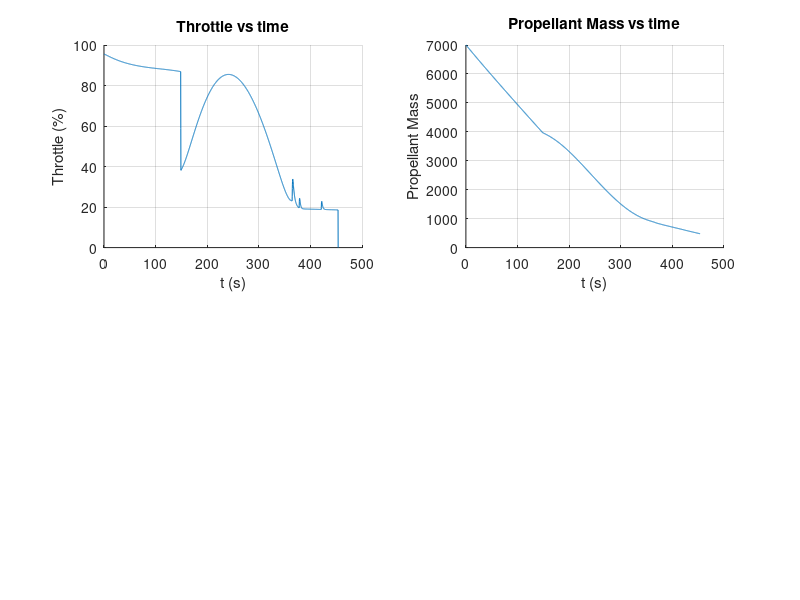
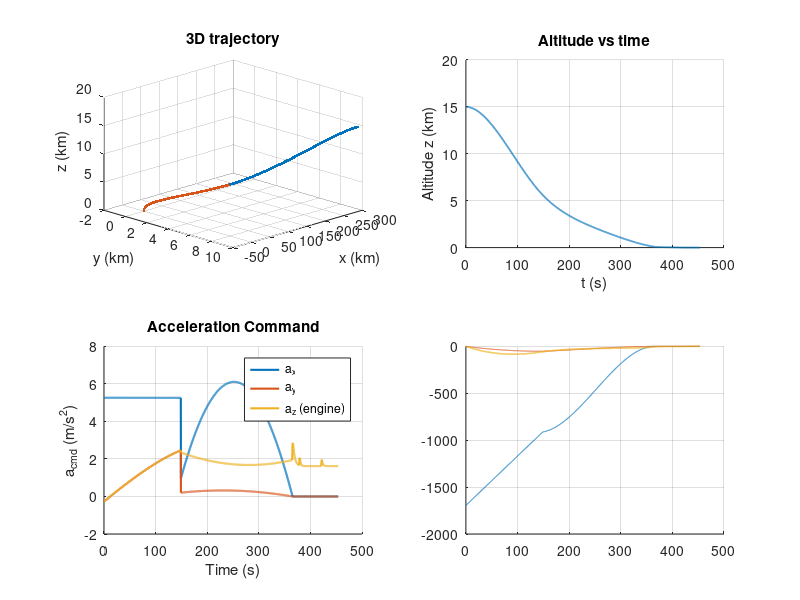

Reproduce these figures in MATLAB, in order. (Note: this script raises an error after producing the figures.)
%% Lunar Powered Descent Guidance (3D) — braking, approach, vertical
% Implements the polynomial guidance laws from Sostaric & Rea
% - Phase 1 (Braking)
% - Phase 2 (Approach)
% - Phase 3 (Vertical


clear; clc;

%% ===== General parameters =====
g_moon = 1.62;        % m/s^2
dt      = 0.2;        % integration step (s) — can be increased if t_go is long
rng('default');

% Initial state (start of PHASE 1 - Braking). Adjust to your case.
x0  = 2.886e5;        % initial downrange to target (m)
z0  = 15e3; 
y0  = 10e3; 
% initial altitude (m)
vx0 = -1695;          % horizontal speed toward target (m/s) (negative if x decreases)
vz0 = 0;  
vy0=0 ;               % vertical descending speed (m/s, negative downward)

% Optional command limits (disable by setting [] )
amax_x = [];          % m/s^2  (e.g., 5)
amax_z = [];          % m/s^2  (e.g., 5)
amax_y = [];

%% ===== Phase targets and durations (adapt as needed) =====
% Phase 1 (Braking) -> conditions close to Apollo-like approach start
x1_t  = 1.833e4;   y1_t  = 0;     z1_t  = 5.607e3   % 
vx1_t = -169.931;    vy1_t =  0;    vz1_t = -58.301;      % m/s

Tgo1  = max(10, (x1_t - x0) / (0.5*(vx0 + vx1_t)));         % s (allocated duration for braking phase)

% Phase 2 (Approach) -> bring vehicle vertical over site at 100 m
x2_t   = 0;           % m  (vertical over the site)
z2_t   = 100;        % m
y2_t=0;

vx2_t  = 0;           % m/s (cancel horizontal speed)
vy2_t=0;
vz2_t  = -8;        % m/s (target for entering vertical phase)
Tgo2  = max(10, (x2_t - x1_t) / (0.5*(vx1_t + vx2_t)));
ax2_t  = 0;           % m/s^2 (target zero horizontal acceleration)
ay2_t=0;
az2_t  = 1.2*g_moon;  % m/s^2 (target vertical engine accel ~1.2 g_moon)

% Phase 3 (Vertical) -> final constant descent
az3_cmd = 1.2*g_moon; % m/s^2
vx_tol_touch = 0.5;   % m/s (horizontal tolerance at touchdown)
vy_tol_touch=0.5;
vz_target_touch = -1.0; % m/s (target touchdown speed ~ -1 m/s)

%% ===== Utilities =====
clip = @(u,umin,umax) max(min(u,umax),umin);

function [c1, c2] = braking_coeffs(r0, v0, rt, vt, tgo)
    c1 = (-2*(vt+2*v0))/tgo + 6*(rt - r0)/(tgo^2);
    c2 = ( 6*(vt+v0))/(tgo^2) - 12*(rt - r0)/(tgo^3);
end

function [c0,c1,c2] = approach_coeffs(r0,v0,rt,vt,at,tgo)
    c0 = at - 6*(vt+v0)/tgo + 12*(rt - r0)/(tgo^2);
    c1 = -6*at/tgo + 6*(5*vt + 3*v0)/(tgo^2) - 48*(rt - r0)/(tgo^3);
    c2 =  6*at/(tgo^2) - 12*(2*vt + v0)/(tgo^3) + 36*(rt - r0)/(tgo^4);
end
%% 

% -------- PHASE 1: Braking (a = c1 + c2 t, we apply a_cmd = c1) ------
% Current state
t = 0; x = x0; y=y0; z = z0; vx = vx0; vy=vy0 ; vz = vz0;
% Write index
k = 0;
ax_cmd=-1
% -------- PHASE 1: Braking --------
tgo = Tgo1;
while (z > z1_t)
    [c1x,~] = braking_coeffs(x, vx, x1_t, vx1_t, tgo);
    [c1y,~] = braking_coeffs(y, vy, y1_t, vy1_t, tgo);
    [c1z,~] = braking_coeffs(z, vz, z1_t, vz1_t, tgo);
    ax_cmd = c1x;
    ay_cmd = c1y;
    az_cmd = c1z;

    if ~isempty(amax_x), ax_cmd = clip(ax_cmd,-amax_x,amax_x); end
    if ~isempty(amax_y), ay_cmd = clip(ay_cmd,-amax_y,amax_y); end
    if ~isempty(amax_z), az_cmd = clip(az_cmd,-amax_z,amax_z); end

    % Dynamics
    vx = vx + ax_cmd*dt;
    vy = vy + ay_cmd*dt;
    vz = vz + (az_cmd - g_moon)*dt;
    x  = x  + vx*dt;
    y= y + vy*dt;
    z  = z  + vz*dt;

    % Log (without end+1)
    t    = t + dt;  tgo = tgo - dt;  k = k + 1;
    t_all(k,1) = t;    x_all(k,1) = x; y_all(k,1) = y ;  z_all(k,1) = z;
    vx_all(k,1)= vx;  vy_all(k,1)=vy;  vz_all(k,1)= vz;
    ax_all(k,1)= ax_cmd; ay_all(k,1) = az_cmd; az_all(k,1)= az_cmd;
    phase_all(k,1)=1;

    if z <= 0, break; end
end
fprintf('stop phase 1 iteration : %d\n', size(z_all,1));
%% 

% -------- PHASE 2: Approach (a = c0 + c1 t + c2 t^2, we apply a_cmd = c0) --------
tgo = Tgo2;
% Current state
while  (z > z2_t)
    % Coefficients per axis
    [c0x,~,~] = approach_coeffs(x, vx, x2_t, vx2_t, ax2_t, tgo);
    [c0y,~,~] = approach_coeffs(y, vy, y2_t, vy2_t, ay2_t, tgo);
    [c0z,~,~] = approach_coeffs(z, vz, z2_t, vz2_t, az2_t, tgo);
    ax_cmd = c0x;  ay_cmd = c0y;  az_cmd = c0z;

    if ~isempty(amax_x), ax_cmd = clip(ax_cmd,-amax_x,amax_x); end
    if ~isempty(amax_y), ay_cmd = clip(ay_cmd,-amax_y,amax_y); end
    if ~isempty(amax_z), az_cmd = clip(az_cmd,-amax_z,amax_z); end

    vx = vx + ax_cmd*dt;   vy = vy + ay_cmd*dt;
    vz = vz + (az_cmd - g_moon)*dt;
    x  = x  + vx*dt;       y  = y  + vy*dt;      z = z + vz*dt;

    t = t + dt; tgo = tgo - dt;
    t_all(end+1,1)=t; x_all(end+1,1)=x; y_all(end+1,1)=y; z_all(end+1,1)=z;
    vx_all(end+1,1)=vx; vy_all(end+1,1)=vy; vz_all(end+1,1)=vz;
    ax_all(end+1,1)=ax_cmd; ay_all(end+1,1)=ay_cmd; az_all(end+1,1)=az_cmd;
    phase_all(end+1,1)=2;

    if z <= 0, break; end
end

fprintf('stop phase 2 iteration : %d\n', size(z_all,1));
%% 

% -------- PHASE 3: Vertical + DIVERT strategy ----------------------------
% (1) Unchanged parameters
if ~exist('Kxy','var'),      Kxy = 0.8; end
if ~exist('ax_max','var'),   ax_max = 2.0; end
if ~exist('ay_max','var'),   ay_max = 2.0; end
if ~exist('daz_max','var'),  daz_max = 0.6*g_moon; end
if ~exist('az_cmd_filt','var'), az_cmd_filt = az3_cmd; end

v_td   = -0.1;                 % m/s target at impact
az_nom = az3_cmd;              % m/s^2 (1.2 g_moon)
az_max = az_nom + daz_max;     % thrust bound
a_up_max = max(az_max - g_moon, 0.1);  % net braking capability
alpha_f  = 0.6;                % smoothing 0..1

% (2) DIVERT table (from your table)
divert_D   = [25   50    75   100   125   150];      % m
divert_dT  = [-0.9 -0.6  4.0   8.3   11.1  15.4];    % s
divert_dDV = [-0.9  0.6  8.2  15.5   20.3  27.4];    % m/s (info)

% Additional remaining time (decreases over time)
dT_hold = 0;    % s
dDV_est = 0;    % m/s (optional, for log)

while z > 0
    % ================== 1) Horizontal correctors ==================
    if z > 50
        vx_lim = 10; vy_lim = 10;      % limits under 50 m
        ax_cmd = (abs(vx)>vx_lim) * (-Kxy*(abs(vx)-vx_lim)*sign(vx));
        ay_cmd = (abs(vy)>vy_lim) * (-Kxy*(abs(vy)-vy_lim)*sign(vy));
    else
        band = 0.1;                    % deadband ±0.1 m/s under 10 m
        ax_cmd = (vx> band)*(-Kxy*(vx-band)) + (vx<-band)*(-Kxy*(vx+band));
        ay_cmd = (vy> band)*(-Kxy*(vy-band)) + (vy<-band)*(-Kxy*(vy+band));
    end
    ax_cmd = clip(ax_cmd,-ax_max,ax_max);
    ay_cmd = clip(ay_cmd,-ay_max,ay_max);

    % ================== 2) DIVERT management (lateral distance) ========
    D = hypot(x,y);                                   % m
    dT_target = interp1(divert_D, divert_dT, D, 'linear','extrap');
    dDV_target = interp1(divert_D, divert_dDV, D, 'linear','extrap');

    % Never shorten the descent: keep only ΔT>0
    dT_target = max(0, dT_target);
    % Keep the maximum time need observed and consume it progressively
    dT_hold = max(dT_hold, dT_target);
    dDV_est = max(dDV_est, max(0,dDV_target));       % info (not used in loop)

    % Rough estimate of remaining time (used to normalize stretching)
    tgo_est = z / max(0.5, -vz + 0.1);               % s, robust if vz≈0
    slow_factor = 1 + min(0.8, dT_hold / max(5, tgo_est));   % ≤ +80% on τ

    % ================== 3) Vertical profile v_ref(z) ==================
    v_env = -sqrt(max(v_td^2 + 2*a_up_max*max(z,0), 0));   % stoppable envelope
    if     z > 200, v_cap = v_env;
    elseif z > 50,  v_cap = max(v_env, -2);   % intermediate speed limit
    elseif z > 5,  v_cap = max(v_env, -1);
    else            v_cap = max(v_env, v_td); % converge to -0.2 m/s
    end
    v_ref = v_cap;

    % Base time constant (tighter near ground), then “stretched” by DIVERT
    if     z > 200, tau = 12.0;
    elseif z > 100, tau = 6.0;
    elseif z > 50,  tau = 4.0;
    elseif z > 20,  tau = 2.0;
    elseif z > 5,  tau = 1.5;
    else            tau = 2;
    end
    tau = tau * slow_factor;     % <<< buy time for DIVERT

    % Desired net acceleration & commanded thrust
    a_net_des = (v_ref - vz)/tau;                   % m/s^2
    az_cmd_raw = g_moon + a_net_des;                % m->thrust
    az_cmd_raw = clip(az_cmd_raw, 0, az_max);
    az_cmd = alpha_f*az_cmd_filt + (1-alpha_f)*az_cmd_raw;
    az_cmd_filt = az_cmd;

    % ================== 4) Integration + log =========================
    vx = vx + ax_cmd*dt;   vy = vy + ay_cmd*dt;
    vz = vz + (az_cmd - g_moon)*dt;
    x  = x  + vx*dt;       y  = y  + vy*dt;        z = z + vz*dt;

    t = t + dt;
    t_all(end+1,1)=t; x_all(end+1,1)=x; y_all(end+1,1)=y; z_all(end+1,1)=z;
    vx_all(end+1,1)=vx; vy_all(end+1,1)=vy; vz_all(end+1,1)=vz;
    ax_all(end+1,1)=ax_cmd; ay_all(end+1,1)=ay_cmd; az_all(end+1,1)=az_cmd;
    phase_all(end+1,1)=3;

    % Consume the “bought” time stock
    dT_hold = max(0, dT_hold - dt);
end

% Fix last ground point
if z_all(end) < 0, z_all(end) = 0; end

% (optional) console trace of adopted strategy
fprintf('[DIVERT] D=%.1f m → target ΔT≈%.1f s, add. ΔV≈%.1f m/s (table)\n', ...
        D, dT_target, dDV_target);

%% ===== ΔV & proper G in 3D =====
idx = (phase_all > 0);
a_thrust = sqrt(ax_all(idx).^2 + ay_all(idx).^2 + az_all(idx).^2);
dv_step  = a_thrust * dt;
DV_total = sum(dv_step);
DV_P1 = sum(dv_step(phase_all(idx)==1));
DV_P2 = sum(dv_step(phase_all(idx)==2));
DV_P3 = sum(dv_step(phase_all(idx)==3));
fprintf('Total ΔV = %.1f m/s  (P1=%.1f, P2=%.1f, P3=%.1f)\n', DV_total, DV_P1, DV_P2, DV_P3);

g0 = 9.80665;
G_prop = sqrt(ax_all.^2 + ay_all.^2 + az_all.^2) / g0;
[maxG, iG] = max(G_prop);
fprintf('Max proper G = %.2f g at t = %.1f s (phase %d)\n', maxG, t_all(iG), phase_all(iG));

% Max per phase
for p = 1:3
    idx = (phase_all == p);
    if any(idx)
        [mx, ii] = max(G_prop(idx));
        tmx = t_all(find(idx,1,'first') + ii - 1);
        fprintf('  Phase %d : max = %.2f g at t = %.1f s\n', p, mx, tmx);
    end
end

%%
function out = thrust_from_traj(t, V, params)
% THRUST_FROM_TRAJ  Required thrust to follow a given trajectory.
% Axes: z = vertical (up +), x = horizontal (downrange), y = lateral.
%
% Inputs:
%   t      [Nx1]  time (s), not necessarily uniform
%   V      [Nx2] or [Nx3] velocities: columns = [vx vy (vz)]
%   params struct:
%       .g_moon       (default 1.62)
%       .Isp          (s) (default 450)
%       .g0           (default 9.80665)
%       .Tmax         (N) max thrust (e.g. 1e5)
%       .m0           (kg) initial (wet) mass   [required]
%       .m_dry        (kg) dry mass (optional, clamp)
%       .tilt_max_deg (optional) tilt limit (e.g. 25)
%
% Outputs:
%   T_vec   [Nx3]  thrust vector [Tx Ty Tz] (N)  (Tz = vertical)
%   T_mag   [Nx1]  thrust magnitude (N)
%   throttle[Nx1]  fraction of Tmax
%   m       [Nx1]  mass (kg)
%   dV      (1x1)  Delta-V thrust = ∫||a_cmd|| dt (m/s)
%   m_prop  (1x1)  propellant consumed (kg)
%   a_cmd   [Nx3]  required thrust acceleration (m/s^2)
%   tiltdeg [Nx1]  tilt vs vertical (deg)
%   flags   struct  indicators (saturation, tilt, Tvert<0)

    % --- Params & defaults
    if size(V,2)==2, V = [V, zeros(size(V,1),1)]; end  % assume vz=0 if missing
    g    = getfielddef(params,'g_moon',1.62);
    Isp  = getfielddef(params,'Isp',450);
    g0   = getfielddef(params,'g0',9.80665);
    Tmax = getfielddef(params,'Tmax',1e5);
    m0   = params.m0;
    m_dry= getfielddef(params,'m_dry',0);
    tiltMaxDeg = getfielddef(params,'tilt_max_deg',inf);

    % --- Accelerations (robust numerical derivative)
    vx = V(:,1); vy = V(:,2); vz = V(:,3);
    ax = gradient(vx, t);
    ay = gradient(vy, t);
    az = gradient(vz, t);

    % --- a_cmd = a + [0 0 g]  (lunar gravity downward)
    
    a_cmd = [ax, ay, az + g];  
    a_cmd(:,3) = max(a_cmd(:,3), 0);          % forbid "downward" thrust
    
    amag  = sqrt(sum(a_cmd.^2,2));
    
    % --- m(t) closed form: m = m0 * exp(-∫ (||a_cmd||/(Isp*g0)) dt )
    kappa = amag./(Isp*g0);
    int_kappa = cumtrapz(t, kappa);
    m = m0 .* exp(-int_kappa);
    if m_dry>0, m = max(m, m_dry); end

    % --- Required thrust
    T_vec = a_cmd .* m;              % [Tx Ty Tz]
    epsT = 1e-6 * params.Tmax;   % tolerance
    vertNeg = T_vec(:,3) < -epsT;
    T_mag = m .* amag;
    throttle = T_mag / Tmax;

    % --- Attitude/tilt checks (reference = vertical Tz)
    Tx = T_vec(:,1); Ty = T_vec(:,2); Tz = T_vec(:,3);
    Th = hypot(Tx,Ty);                               % in-plane component
    tiltdeg = atan2d(Th, max(Tz,0));                 % tilt vs vertical (0° = straight up)
    vertNeg = Tz < 0;                                 % negative vertical thrust (not realistic)
    overTilt= tiltdeg > tiltMaxDeg;                   % tilt beyond limit
    overTh  = throttle > 1;                           % exceeds Tmax

    % --- Totals
    dV     = trapz(t, amag);
    m_prop = m0 - m(end);

    % --- Pack
    out.T_vec   = T_vec;
    out.T_mag   = T_mag;
    out.throttle= throttle;
    out.m       = m;
    out.dV      = dV;
    out.m_prop  = m_prop;
    out.a_cmd   = a_cmd;
    out.tiltdeg = tiltdeg;
    out.flags.sat_throttle = overTh;
    out.flags.vert_negative= vertNeg;
    out.flags.over_tilt    = overTilt;
end

function v = getfielddef(s, name, def)
    if isfield(s,name) && ~isempty(s.(name)), v = s.(name); else, v = def; end
end

% Trajectory data (example):
params.g_moon = 1.62;
params.Isp    = 450;
params.g0     = 9.80665;
params.Tmax   = 100e3;
params.m0     = 18000;      % e.g., 34 t wet
params.m_dry  = 11000;      % 11 t
params.tilt_max_deg = 25;   % attitude constraint (optional)

V = [vx_all(:), vy_all(:), vz_all(:)];   % [vx vy vz] with z vertical
out = thrust_from_traj(t_all(:), V, params);
out.throttle(end)=0

fprintf('Delta-V = %.1f m/s, Propellant = %.1f kg\n', out.dV, out.m_prop);
fprintf('Max throttle = %.0f %%\n', 100*max(out.throttle));

Massepropellant=(params.m0-params.m_dry)+(out.m-params.m0);
m_prop = params.m_dry * (exp(DV_total/(params.Isp*g0)) - 1)
if m_prop>(params.m0-params.m_dry);
    warning('Not enough propellant to land')
end
if any(out.flags.sat_throttle)
    warning('Trajectory requires >100%% thrust at some instants.');
end
if any(out.flags.vert_negative)
    warning('Negative vertical thrust component (unrealistic for single engine).');
end

%% ===== Plots =====
figure('Name','Throttle and propellant')
subplot(2,2,1);hold on; grid on;
plot(t_all,out.throttle*100)
xlabel('t (s)'); ylabel('Throttle (%)'); title('Throttle vs time');

subplot(2,2,2);hold on; grid on;
plot(t_all,Massepropellant)
xlabel('t (s)'); ylabel('Propellant Mass'); title('Propellant Mass vs time');
figure('Name','3D Trajectory');
subplot(2,2,1); hold on; grid on;
plot3(x_all/1000, y_all/1000, z_all/1000, 'Color',[0.4 0.4 0.4]); 
ph_colors = lines(3);
for ph=1:3
    idxp = (phase_all==ph);
    plot3(x_all(idxp)/1000, y_all(idxp)/1000, z_all(idxp)/1000, '.', 'Color', ph_colors(ph,:), 'MarkerSize', 6);
end
set(gca,'XDir','reverse'); xlabel('x (km)'); ylabel('y (km)'); zlabel('z (km)');
title('3D trajectory'); view(135,25);

subplot(2,2,2); hold on; grid on;
plot(t_all, z_all/1000, 'LineWidth',1.2);
xlabel('t (s)'); ylabel('Altitude z (km)'); title('Altitude vs time');

% 3) Commanded accelerations
subplot(2,2,3); hold on; grid on;
plot(t_all, ax_all, 'LineWidth',1.5);
plot(t_all, ay_all, 'LineWidth',1.5);
plot(t_all,az_all, 'LineWidth',1.5);
xlabel('Time (s)'); ylabel('a_{cmd} (m/s^2)');
title('Acceleration Command');
legend('a_x','a_y','a_z (engine)','Location','best');


subplot(2,2,4); hold on; grid on;
plot(t_all, vx_all, t_all, vy_all, t_all, vz_all, 'LineWidth',1.1);
yline(0,'--'); xlabel('t (s)'); ylabel('V (m/s)'); title('Speed'); legend('v_x','v_y','v_z');

fprintf('--- Touchdown ---\n');
fprintf('t=%.1f s | x=%.1f m | y=%.1f m | z=%.2f m | vx=%.2f | vy=%.2f | vz=%.2f m/s\n', ...
    t_all(end), x_all(end), y_all(end), z_all(end), vx_all(end), vy_all(end), vz_all(end));

%% ===== Thrust angle vs surface / vertical =====
% Thrust vector in world coordinates (your recorded a_cmd)
Tnorm = sqrt(ax_all.^2 + ay_all.^2 + az_all.^2);

% Angle with vertical (surface normal = +z)
ang_vert = nan(size(Tnorm));                     % [deg]
mask = Tnorm > 1e-9;                             % avoid division by 0
ang_vert(mask) = acosd( az_all(mask) ./ Tnorm(mask) );

% Angle relative to surface (horizontal plane)
ang_surface = 90 - ang_vert;                     % [deg], 0° = flat, 90° = vertical

% (optional) thrust azimuth in horizontal plane
azimut_deg = atan2d(ay_all, ax_all);             % [-180,180]

% Useful stats
[maxTilt, iMax] = max(ang_surface);
fprintf('Max tilt vs surface = %.2f deg at t = %.1f s, z = %.1f m (phase %d)\n', ...
        maxTilt, t_all(iMax), z_all(iMax), phase_all(iMax));

% Save for reuse
ang_vert_all    = ang_vert;
ang_surface_all = ang_surface;
azimut_all      = azimut_deg;

% Quick plots
figure('Name','Thrust orientation');
subplot(3,1,1); grid on; plot(t_all, ang_vert, 'LineWidth',1.2);
ylabel('Angle to vertical (deg)'); title('Thrust vs vertical/surface/azimuth');

subplot(3,1,2); grid on; plot(t_all, ang_surface, 'LineWidth',1.2);
ylabel('Angle vs surface (deg)');

subplot(3,1,3); grid on; plot(t_all, azimut_deg, 'LineWidth',1.2);
ylabel('Azimuth (deg)'); xlabel('t (s)');

%% ================== 3D DESCENT ANIMATION and GAUGES (with lunar ground) ======

% Uses t_all, x_all, y_all, z_all, phase_all
% And for gauges: out.m, out.throttle (fallback m_all, thr_all)

Xkm = x_all/1000;  
Ykm = Xkm;     % <<< fixes old Ykm = Xkm
Zkm = z_all/1000;
N   = numel(t_all);

% -------- Gauge data (mass & throttle) ------------------------------
% m_dry must exist (otherwise use 0)
if ~exist('m_dry','var'), m_dry = 0; end

hasOut = exist('out','var') && isstruct(out);
if hasOut && isfield(out,'m'),        m_series = Massepropellant(:); 
elseif exist('m_all','var'),          m_series = m_all(:);
else,                                 m_series = repmat(m_dry, N, 1);
end

if hasOut && isfield(out,'throttle'), thr_series = out.throttle(:);thr_series(end)=0;
elseif exist('thr_all','var'),        thr_series = thr_all(:);
else,                                 thr_series = zeros(N,1);
end

% Interpolate if sizes differ
if numel(m_series) ~= N
    t_src = linspace(t_all(1), t_all(end), numel(m_series));
    m_series = interp1(t_src, m_series, t_all, 'linear','extrap');
end
if numel(thr_series) ~= N
    t_src = linspace(t_all(1), t_all(end), numel(thr_series));
    thr_series = interp1(t_src, thr_series, t_all, 'linear','extrap');
    thr_series(end)=0
end

prop_rem = max(m_series - m_dry, 0);                   % kg
prop0    = max(prop_rem(1), eps);
prop_pct = prop_rem / prop0;                           % 0..1
thr_pct  = min(max(thr_series,0), 1); 
thr_pct(end-1)=0;   % 0..1

% --- Animation parameters ---
realtime_factor = 50;
update_every    = 2;
z_zoom_start_km = 0.20;
zoom_frames     = 40;
tail_for_roi    = 300;

% --- Figure / axes (3D + 2 gauges on the right) ---
fig = figure('Name','3D Animation + Gauges');
% 3D area on the left
ax = axes('Parent',fig, 'Position',[0.06 0.08 0.62 0.84]); 
hold(ax,'on'); grid(ax,'on'); view(ax,135,25); set(ax,'XDir','reverse'); axis(ax,'vis3d');
xlabel(ax,'x (km)'); ylabel(ax,'y (km)'); zlabel(ax,'z (km)');

% PROPELLANT gauge (top right)
axFuel = axes('Parent',fig, 'Position',[0.74 0.60 0.22 0.30]);
axis(axFuel,[0 1 0 1]); axis(axFuel,'off'); title(axFuel,'Propellant','FontWeight','bold');
% Track
rectangle(axFuel,'Position',[0.35 0.08 0.30 0.84], ...
    'Curvature',0.15,'FaceColor',[0.90 0.90 0.90],'EdgeColor',[0.6 0.6 0.6]);
% Fill (green)
hFuelFill = rectangle(axFuel,'Position',[0.35 0.08 0.30 0.84*prop_pct(1)], ...
    'Curvature',0.15,'FaceColor',[0.20 0.80 0.30],'EdgeColor','none');
% Text
hFuelTxt  = text(axFuel,0.50,0.96, ...
    sprintf('%.1f t  (%.0f%%)', prop_rem(1)/1000, 100*prop_pct(1)), ...
    'HorizontalAlignment','center','FontWeight','bold');

% THROTTLE gauge (bottom right)
axThr = axes('Parent',fig, 'Position',[0.74 0.15 0.22 0.40]);
axis(axThr,[0 1 0 1]); axis(axThr,'off'); title(axThr,'Throttle','FontWeight','bold');
rectangle(axThr,'Position',[0.35 0.08 0.30 0.84], ...
    'Curvature',0.15,'FaceColor',[0.90 0.90 0.90],'EdgeColor',[0.6 0.6 0.6]);
hThrFill = rectangle(axThr,'Position',[0.35 0.08 0.30 0.84*thr_pct(1)], ...
    'Curvature',0.15,'FaceColor',[0.20 0.55 0.95],'EdgeColor','none');
hThrTxt  = text(axThr,0.50,0.96, ...
    sprintf('%.0f %%', 100*thr_pct(1)), ...
    'HorizontalAlignment','center','FontWeight','bold');
text(0.66,0.84,0.8,'Safe Throttle (90%)', ...
    'HorizontalAlignment','left','FontSize',8,'FontWeight','bold','Color',[0 0.8 0]);
text(0.05,0.88,0.8,'Limit Safe Throttle (95%)', ...
    'HorizontalAlignment','left','FontSize',8,'FontWeight','bold','Color',[1 0.5 0.2]);
text(0.66,0.925,1,'Ultimate Throttle (100%)', ...
    'FontWeight','bold','FontSize',8,'Color',[0.8 0.0 0.2]);
% Visual mark 90%
line(axThr,[0.35 0.655],[0.08+0.84*0.90 0.08+0.84*0.90],'Color',[0 0.8 0],'LineStyle','--','LineWidth',1);
line(axThr,[0.35 0.655],[0.08+0.887*0.90 0.08+0.887*0.90],'Color',[1 0.5 0],'LineStyle','--','LineWidth',1);
line(axThr,[0.35 0.655],[0.08+0.933*0.90 0.08+0.933*0.90],'Color',[0.8 0 0],'LineStyle','--','LineWidth',1);

%% ====== Warning "Not enough propellant" (red box) or Mission Success ======
% Small safeguards to recover params if needed
if ~exist('g0','var'),            g0 = 9.80665; end
if ~exist('params','var') || ~isstruct(params)
    params = struct; 
end
if ~isfield(params,'m0')     && exist('m0','var'),     params.m0     = m0;     end
if ~isfield(params,'m_dry')  && exist('m_dry','var'),  params.m_dry  = m_dry;  end
if ~isfield(params,'Isp')    && exist('Isp','var'),    params.Isp    = Isp;    end

% “Massepropellant” series (remaining prop) like you already use
Massepropellant = (params.m0 - params.m_dry) + (m_series - params.m0); % = m(t) - m_dry

% Choose a ΔV to check: DV_total else integral ΔV, else out.dV
if exist('DV_total','var')
    DV_chk = DV_total;
elseif exist('DV_int','var')
    DV_chk = DV_int;
elseif exist('out','var') && isfield(out,'dV')
    DV_chk = out.dV;
else
    DV_chk = 0;  % default
end

% Required propellant by rocket equation (your chosen formula)
m_prop_required  = params.m_dry * (exp(DV_chk/(params.Isp*g0)) - 1);
m_prop_available = params.m0 - params.m_dry;

notEnough = (m_prop_required > m_prop_available);
NoThrottle= (max(out.throttle(:))>0.98);
Enough=(m_prop_required < m_prop_available) && (vx_all(end)<0.3) && (vx_all(end)>-0.3) && NoThrottle==0;


% Create the box (normalized to figure coordinates)
warnStr = sprintf('NOT ENOUGH PROPELLANT\n Need %.1f t  >  Available %.1f t', ...
                  m_prop_required/1000, m_prop_available/1000);
warnStrThrottle = sprintf('Too High Throttle needed');
warnStr2 = sprintf('MISSION SUCCESS');
hWarn = annotation(fig,'textbox',[0.72 0.02 0.26 0.10], ...
    'String', warnStr, ...
    'Color',[0.85 0 0], 'FontWeight','bold','FontSize',18, ...
    'HorizontalAlignment','center','VerticalAlignment','middle', ...
    'EdgeColor',[0.85 0 0], 'LineWidth',1.8, ...
    'BackgroundColor',[1.00 0.95 0.95], 'Margin',10, ...
    'Visible', ternary(notEnough,'on','off'));
hWarn = annotation(fig,'textbox',[0.72 0.02 0.26 0.10], ...
    'String', warnStrThrottle, ...
    'Color',[0.85 0 0], 'FontWeight','bold','FontSize',18, ...
    'HorizontalAlignment','center','VerticalAlignment','middle', ...
    'EdgeColor',[0.85 0 0], 'LineWidth',1.8, ...
    'BackgroundColor',[1.00 0.95 0.95], 'Margin',10, ...
    'Visible', ternary(NoThrottle,'on','off'));
hWarn = annotation(fig,'textbox',[0.72 0.02 0.26 0.10], ...
    'String', warnStr2, ...
    'Color',[0 0.55 0], 'FontWeight','bold','FontSize',18, ...
    'HorizontalAlignment','center','VerticalAlignment','middle', ...
    'EdgeColor',[0 0.85 0], 'LineWidth',1.8, ...
    'BackgroundColor',[0.95 1 0.95], 'Margin',10, ...
    'Visible', ternary(Enough,'on','off'));

% (small ternary helper)
function out = ternary(cond, A, B), if cond, out=A; else, out=B; end, end


% Initial global limits (robust, floor at z=0)
xlim(ax, safeLimitsKM(Xkm, 0.5));
ylim(ax, safeLimitsKM(Ykm, 0.5));
zlim(ax, safeZLimitsKM(Zkm, 0.2));    % <-- never < 0

% ================= Textured ground (z=0) =================
img = [];
for ext = ["png","jpg","jpeg"]
    fn = ['Lunar_surface.' + ext];
    if exist(fn,'file'), img = imread(fn); break; end
end
if isempty(img)
    cb  = uint8(255*checkerboard(16,4,4));
    img = cat(3,cb,cb,cb);
end
xg = safeLimitsKM(Xkm, 0.5);
yg = safeLimitsKM(Ykm, 0.5);
dx = diff(xg); dy = diff(yg);
xg = xg + 0.25*[-dx dx];  yg = yg + 0.25*[-dy dy];
[Xt,Yt] = meshgrid([xg(1) xg(2)], [yg(1) yg(2)]);
Zt = zeros(2);   % z=0 (km)
surface(ax, Xt, Yt, Zt, img, 'FaceColor','texturemap', 'EdgeColor','none', 'HandleVisibility','off');

% Animated traces per phase
cols = lines(3);
hAL(1) = animatedline('Parent',ax,'Color',cols(1,:),'LineWidth',2);
hAL(2) = animatedline('Parent',ax,'Color',cols(2,:),'LineWidth',2);
hAL(3) = animatedline('Parent',ax,'Color',cols(3,:),'LineWidth',2);

% Vehicle (marker)
[shipT, shipPatch, shipScaleKM] = loadShipModel(ax, 'Apollo Lunar Module.stl');  
lighting(ax,'gouraud'); material(shipPatch,'metal'); camlight(ax,'headlight');
vis_scale = 5000;   % visual magnification
z_eps     = 0.003;  % 3 m in km

% Zoom targets (computed on the end)
k_zoom   = find(Zkm <= z_zoom_start_km, 1, 'first');  if isempty(k_zoom), k_zoom = N; end
roi_idx  = max(1, N-tail_for_roi):N;
xlim_tgt = safeLimitsKM(Xkm(roi_idx), 0.2);
ylim_tgt = safeLimitsKM(Ykm(roi_idx), 0.2);
zlim_tgt = safeZLimitsKM(Zkm(roi_idx), 0.35);

did_zoom = false;  tic;
for k = 1:update_every:N
    ph = phase_all(k);  if ph<1 || ph>3, ph = 1; end
    addpoints(hAL(ph), Xkm(k), Ykm(k), Zkm(k));

    % Model pose: translation + yaw (from horizontal velocity)
    yaw = atan2(vy_all(k), vx_all(k));
    T  = makehgtform('translate', [Xkm(k) Ykm(k) Zkm(k)]);
    Rz = makehgtform('zrotate',   yaw);
    S  = makehgtform('scale',     shipScaleKM*vis_scale);
    shipT.Matrix = T * Rz * S;        

    % ------- Gauge updates (propellant & throttle) ------
    % (values are indexed by k; can also interpolate if needed)
    rFuel = min(max(prop_pct(k),0),1);
    set(hFuelFill,'Position',[0.35 0.08 0.30 0.84*rFuel]);
    set(hFuelTxt, 'String', sprintf('%.1f t  (%.0f%%)', prop_rem(k)/1000, 100*rFuel));

    rThr  = min(max(thr_pct(k),0),1);
    set(hThrFill, 'Position',[0.35 0.08 0.30 0.84*rThr]);
    set(hThrTxt,  'String', sprintf('%.0f %%', 100*rThr));
    % throttle color (green <=90%, orange >90%)
    if rThr <= 0.90
        set(hThrFill,'FaceColor',[0.20 0.55 0.95]);
    else
        set(hThrFill,'FaceColor',[0.95 0.45 0.20]);
    end

    title(ax, sprintf('t = %.1f s   z = %.0f m', t_all(k), z_all(k)));

    % Single zoom when passing below z_zoom_start_km
    if ~did_zoom && k >= k_zoom
        did_zoom = true;
        x0 = xlim(ax); y0 = ylim(ax); z0 = zlim(ax);
        for s = 1:zoom_frames
            a = s/zoom_frames;
            xlim(ax, (1-a)*x0 + a*xlim_tgt);
            ylim(ax, (1-a)*y0 + a*ylim_tgt);
            zNew = (1-a)*z0 + a*zlim_tgt; zNew(1) = max(zNew(1), 0);
            zlim(ax, zNew);
            drawnow limitrate;
        end
    end

    drawnow limitrate;

    % animation cadence ~ simulated time / realtime_factor
    if k>1
        dt_vis = (t_all(k) - t_all(k-update_every))/realtime_factor;
        if dt_vis > 0, pause(min(dt_vis, 0.05)); end
    end
end


% Start / Touchdown markers
plot3(ax, Xkm(1),Ykm(1),Zkm(1), 'ko','MarkerFaceColor','k');
plot3(ax, Xkm(end),Ykm(end),Zkm(end), 'ks','MarkerFaceColor','k');
text(Xkm(end),Ykm(end),Zkm(end), '  Touchdown','Parent',ax,'VerticalAlignment','top');
legend(ax,{'Braking','Approach','Vertical'},'Location','best');

%% ================== END 3D ANIMATION + GAUGES ===========================


% ---------- Utils ---------------------------------------------------------
function lim = safeLimitsKM(v, minSpan)
% Robust [lo hi] (km); adds margin and handles min==max
    v = v(isfinite(v));
    if isempty(v), lim = [-minSpan/2, minSpan/2]; return; end
    lo = min(v); hi = max(v); span = hi-lo;
    if span < max(minSpan, eps)
        mid = 0.5*(lo+hi); half = max(minSpan/2, 1e-6);
        lim = [mid-half, mid+half];
    else
        pad = 0.10*span; lim = [lo-pad, hi+pad];
    end
end

function lim = safeZLimitsKM(vz, minSpan)
% Like safeLimitsKM but ENFORCES lim(1)=0 (do not show z<0)
    vz = vz(isfinite(vz));
    if isempty(vz), lim = [0, minSpan]; return; end
    hi = max([0; vz]);    % includes 0
    span = hi - 0;
    if span < max(minSpan, eps)
        hi = max(minSpan, 1e-6);
    else
        hi = hi*(1+0.10); % 10% margin
    end
    lim = [0, hi];
end

function [hT, hP, scale_km] = loadShipModel(ax, filename)
% Load a 3D model (STEP/STP or STL) and place it in an hgtransform.
% Returns: hT (transform), hP (patch), scale_km (km scale consistent with your axes).
%
% Common assumption: STEP/STL files are in METERS -> convert to km.

    [~,~,ext] = fileparts(filename);
    if isempty(ext)
        cand = ["step","stp","stl"];
        for e = cand
            f = filename + "." + e;
            if exist(f,'file'), filename = f; ext = "."+e; break; end
        end
    end
    ext = lower(ext);
    hT = hgtransform('Parent', ax);
    scale_km = 1e-3;                         % m -> km

    switch ext
        case {'.step','.stp'}
            if ~exist('importGeometry','file')
                error(['importGeometry (PDE Toolbox) required for STEP/STP. ', ...
                       'Convert to STL if you do not have it.']);
            end
            mdl = createpde();
            importGeometry(mdl, filename);    % read STEP
            msh = generateMesh(mdl,'GeometricOrder','linear');  % surface mesh
            V = (msh.Nodes.' ) * 1e-3;        % m -> km
            F = (msh.Elements(1:3,:).').';
            hP = patch('Parent',hT, 'Faces',F, 'Vertices',V, ...
                       'FaceColor',[0.82 0.84 0.88], 'EdgeColor','none');
        case '.stl'
            if exist('stlread','file')
                TR = stlread(filename);       % R2018b+ or File Exchange
                V  = TR.Points * 1e-3;        % m -> km
                F  = TR.ConnectivityList;
                hP = patch('Parent',hT, 'Faces',F, 'Vertices',V, ...
                           'FaceColor',[0.82 0.84 0.88], 'EdgeColor','none');
            else
                error('stlread unavailable. Use a STEP (PDE) or add stlread.');
            end
        otherwise
            error('Unsupported extension: %s (use .step/.stp/.stl)', ext);
    end
end
